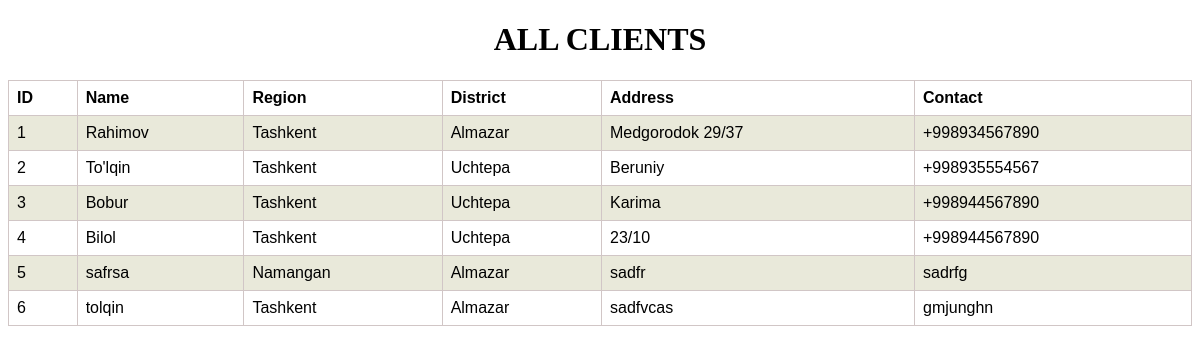
The page /addclients/show_clients on the database its author committed.
### client/models.py (models this page shows, shortened)
class Client(models.Model):
    name = models.CharField(max_length=100)
    region = models.ForeignKey('Region', on_delete=models.CASCADE)
    district = models.ForeignKey('District', on_delete=models.CASCADE)
    address = models.CharField(max_length=200)
    contact = models.CharField(max_length=200)

class Region(models.Model):
    name = models.CharField(max_length=100)
    def __str__(self):
        return self.name

class District(models.Model):
    name = models.CharField(max_length=100)
    def __str__(self):
        return self.name

### client/views.py (the view)
# urls.py: path('show_clients', show_clients, name='show_clients'),
def show_clients(request):
    clients = Client.objects.all()
    return render(request, 'clients/clients.html', {'clients':clients})

### templates/clients/clients.html (shortened to what this page needs)
<!DOCTYPE html>
<html lang="en">
<head>
</head>
<body>
    <center><h1>ALL CLIENTS</h1></center>
    <table>
        <tr>
        <th>ID</th>
        <th>Name</th>
        <th>Region</th>
        <th>District</th>
        <th>Address</th>
        <th>Contact</th>
        </tr>
        {% for client in clients %}
        <tr>
        <td>{{ client.id }}</td>
        <td>{{ client.name }}</td>
        <td>{{ client.region }}</td>
        <td>{{ client.district }}</td>
        <td>{{ client.address }}</td>
        <td>{{ client.contact }}</td>
        </tr>
        {% endfor %}
</body>
</html>

### templates/clients/clients.html (style rules this page uses)
table { font-family: arial, sans-serif; border-collapse: collapse; width: 100%; }
td, th { border: 1px solid #d1c6c6; text-align: left; padding: 8px; }
tr:nth-child(even) { background-color: #e9e9da; }

### rows shown on the page
Client: id "1", name "Rahimov", region "Tashkent", district "Almazar", address "Medgorodok 29/37", contact "+998934567890"
Client: id "2", name "To'lqin", region "Tashkent", district "Uchtepa", address "Beruniy", contact "+998935554567"
Client: id "3", name "Bobur", region "Tashkent", district "Uchtepa", address "Karima", contact "+998944567890"
Client: id "4", name "Bilol", region "Tashkent", district "Uchtepa", address "23/10", contact "+998944567890"
Client: id "5", name "safrsa", region "Namangan", district "Almazar", address "sadfr", contact "sadrfg"
Client: id "6", name "tolqin", region "Tashkent", district "Almazar", address "sadfvcas", contact "gmjunghn"
